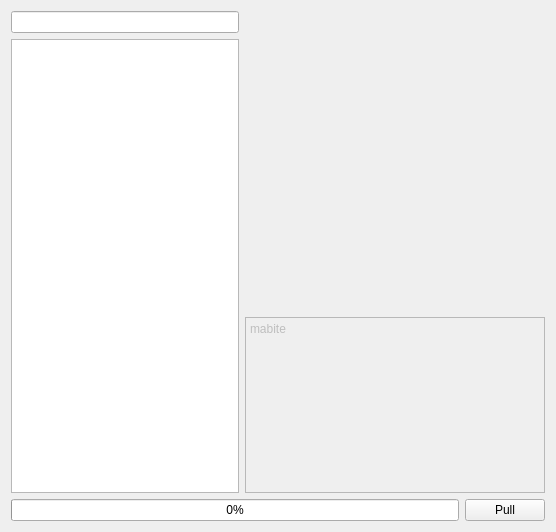
<?xml version="1.0" encoding="UTF-8"?>
<ui version="4.0">
 <class>Form</class>
 <widget class="QWidget" name="Form">
  <property name="geometry">
   <rect>
    <x>0</x>
    <y>0</y>
    <width>556</width>
    <height>532</height>
   </rect>
  </property>
  <property name="windowTitle">
   <string>Form</string>
  </property>
  <layout class="QHBoxLayout" name="horizontalLayout_2">
   <item>
    <layout class="QVBoxLayout" name="verticalLayout_main">
     <item>
      <layout class="QHBoxLayout" name="horizontalLayout">
       <item>
        <layout class="QVBoxLayout" name="verticalLayout">
         <item>
          <widget class="QLineEdit" name="lineEdit_search"/>
         </item>
         <item>
          <widget class="QListWidget" name="listWidget_version"/>
         </item>
        </layout>
       </item>
       <item>
        <layout class="QVBoxLayout" name="verticalLayout_2">
         <item>
          <widget class="QLabel" name="labelImage">
           <property name="minimumSize">
            <size>
             <width>300</width>
             <height>300</height>
            </size>
           </property>
           <property name="text">
            <string/>
           </property>
          </widget>
         </item>
         <item>
          <widget class="QPlainTextEdit" name="plainTextEdit_comment">
           <property name="enabled">
            <bool>false</bool>
           </property>
           <property name="plainText">
            <string>mabite</string>
           </property>
          </widget>
         </item>
        </layout>
       </item>
      </layout>
     </item>
     <item>
      <layout class="QHBoxLayout" name="horizontalLayout_3">
       <item>
        <widget class="QProgressBar" name="progressBar">
         <property name="value">
          <number>0</number>
         </property>
        </widget>
       </item>
       <item>
        <widget class="QPushButton" name="pullButton">
         <property name="text">
          <string>Pull</string>
         </property>
        </widget>
       </item>
      </layout>
     </item>
    </layout>
   </item>
  </layout>
 </widget>
 <resources/>
 <connections/>
</ui>
